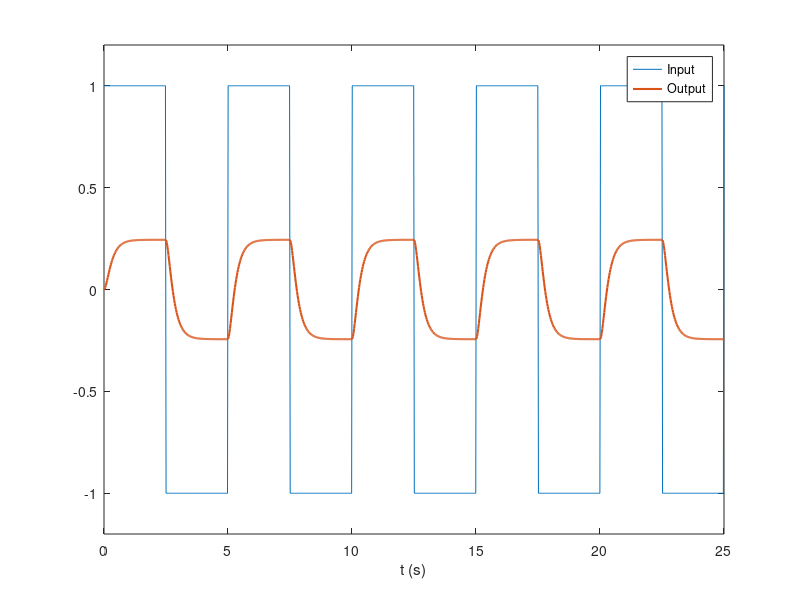

Write the MATLAB code that produced this figure. (Note: this script raises an error after producing the figure.)
% Bekircan Keceoglu
% Linear system controller design (DC Motor)
R = 2;    % resistance
L = 0.5;  % inductance
Km = 0.1; % armature const.
Kb = 0.1; % emk const.
Kf = 0.2; % friction const.
J = 0.02; % inertia moment

% State space
Am = [-R/L -Kb/L; Km/J -Kf/J];
Bm = [1/L; 0];
Cm = [0 1];
Dm = 0;
G = ss(Am, Bm, Cm, Dm)

T = 5; % square wave period
t = linspace(0,5*T,1000); % time vector
u = square(2*pi*1/T*t)'; % square wave

y = lsim(G,u,t); % system square wave response

plot(t,u,t,y,'LineWidth',1.5); % plot wave and response
ylim([-1.2 1.2]); 
legend('Input','Output'); 
xlabel('t (s)'); 

% Create kalman filter for integrated system
sysTum = ss(Am,[Bm Bm],Cm,[Dm Dm]);

Q = 1; R = 1; % kalman parameters
Kest1 = kalman(sysTum,Q,R) % desing kalman filter
figure
lsim(Kest1,[u y],t);  % kalman filter response

%% Noisy input and ouput
u2 = u + 0.1*randn(size(u)); % 0.1 amplitude noise added
y2 = y + 0.1*randn(size(u)); % 0.1 amplitude noise added
figure
lsim(Kest1,[u2 y2],t); % kalman filter response

%% Clean Ouput, Noisy Output, Kalman Estimation
figure; 

yest = lsim(Kest1,[u2 y2],t); % kalman filter response
subplot(3,1,1); 
plot(t,y); % clean output
subplot(3,1,2); 
plot(t,y2); % noisy output
subplot(3,1,3); 
plot(t,yest(:,1)); % kalman estimation